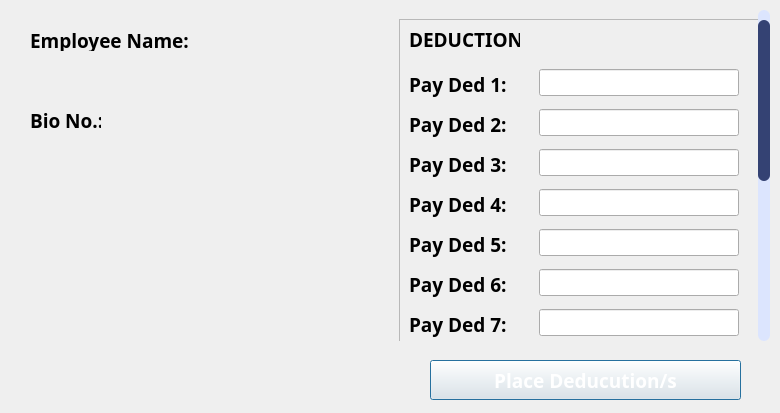
<?xml version="1.0" encoding="UTF-8"?>
<ui version="4.0">
 <class>Dialog</class>
 <widget class="QDialog" name="Dialog">
  <property name="geometry">
   <rect>
    <x>0</x>
    <y>0</y>
    <width>780</width>
    <height>413</height>
   </rect>
  </property>
  <property name="windowTitle">
   <string>Deduction</string>
  </property>
  <property name="styleSheet">
   <string notr="true">/* VERTICAL SCROLLBAR */
QScrollBar:vertical {
    border: none;
    background-color: rgba(220, 229, 254, 1); /* Updated background color */
    width: 12px;
    margin: 0;
    height: auto;
    border-radius: 6px;
}

/* HANDLE BAR VERTICAL */
QScrollBar::handle:vertical {
    background-color: rgba(52, 66, 115, 1); /* Handle color */
    min-height: 48px;
    border-radius: 6px;
    margin-top: 10px;
}

/* REMOVE THE UP ARROW BUTTON */
QScrollBar::sub-line:vertical {
    border: none;
    background: none;
    height: 0px;
    width: 0px;
}

/* REMOVE THE DOWN ARROW BUTTON */
QScrollBar::add-line:vertical {
    border: none;
    background: none;
    height: 0px;
    width: 0px;
}

/* REMOVE THE SPACE LEFT BY THE UP AND DOWN ARROW BUTTONS */
QScrollBar::sub-page:vertical, QScrollBar::add-page:vertical {
    background: none;
}

#frmInfo, #groupIdNum, #groupIdNum_2, #groupHRNote, #groupEduInfo, #scrollWorkExpArea, #groupCompany, #groupCompany_2, #groupCompany_3, #groupEduInfo_2 {
background-color: #DCE5FE
}

#btnAdd:hover, #btnEdit:hover, #btnSave:hover, #btnRevert:hover, #btnAddDependent:hover {
	background-color:&quot;#485994&quot;;
}
</string>
  </property>
  <widget class="QWidget" name="widget" native="true">
   <property name="geometry">
    <rect>
     <x>10</x>
     <y>10</y>
     <width>378</width>
     <height>395</height>
    </rect>
   </property>
   <property name="font">
    <font>
     <family>poppins</family>
     <weight>75</weight>
     <bold>true</bold>
    </font>
   </property>
   <property name="styleSheet">
    <string notr="true"/>
   </property>
   <widget class="QLabel" name="lblName">
    <property name="geometry">
     <rect>
      <x>20</x>
      <y>20</y>
      <width>171</width>
      <height>21</height>
     </rect>
    </property>
    <property name="font">
     <font>
      <family>poppins</family>
      <pointsize>14</pointsize>
      <weight>75</weight>
      <bold>true</bold>
     </font>
    </property>
    <property name="text">
     <string>Employee Name:</string>
    </property>
   </widget>
   <widget class="QLabel" name="lblBio">
    <property name="geometry">
     <rect>
      <x>20</x>
      <y>100</y>
      <width>71</width>
      <height>21</height>
     </rect>
    </property>
    <property name="font">
     <font>
      <family>poppins</family>
      <pointsize>14</pointsize>
      <weight>75</weight>
      <bold>true</bold>
     </font>
    </property>
    <property name="text">
     <string>Bio No.:</string>
    </property>
   </widget>
   <widget class="QLabel" name="bioNumTxt">
    <property name="geometry">
     <rect>
      <x>110</x>
      <y>100</y>
      <width>211</width>
      <height>21</height>
     </rect>
    </property>
    <property name="font">
     <font>
      <family>poppins</family>
      <pointsize>12</pointsize>
      <weight>75</weight>
      <bold>true</bold>
     </font>
    </property>
    <property name="text">
     <string/>
    </property>
   </widget>
   <widget class="QLabel" name="timeInTxt">
    <property name="geometry">
     <rect>
      <x>110</x>
      <y>140</y>
      <width>71</width>
      <height>21</height>
     </rect>
    </property>
    <property name="font">
     <font>
      <family>poppins</family>
      <pointsize>12</pointsize>
      <weight>75</weight>
      <bold>true</bold>
     </font>
    </property>
    <property name="text">
     <string/>
    </property>
   </widget>
   <widget class="QLabel" name="timeOutTxt">
    <property name="geometry">
     <rect>
      <x>300</x>
      <y>140</y>
      <width>71</width>
      <height>21</height>
     </rect>
    </property>
    <property name="font">
     <font>
      <family>poppins</family>
      <pointsize>12</pointsize>
      <weight>75</weight>
      <bold>true</bold>
     </font>
    </property>
    <property name="text">
     <string/>
    </property>
   </widget>
   <widget class="QLabel" name="empNameTxt">
    <property name="geometry">
     <rect>
      <x>70</x>
      <y>50</y>
      <width>291</width>
      <height>31</height>
     </rect>
    </property>
    <property name="font">
     <font>
      <family>poppins</family>
      <pointsize>12</pointsize>
      <weight>75</weight>
      <bold>true</bold>
     </font>
    </property>
    <property name="text">
     <string/>
    </property>
   </widget>
  </widget>
  <widget class="QScrollArea" name="scrollArea">
   <property name="geometry">
    <rect>
     <x>390</x>
     <y>10</y>
     <width>380</width>
     <height>331</height>
    </rect>
   </property>
   <property name="font">
    <font>
     <family>Poppins</family>
     <pointsize>10</pointsize>
    </font>
   </property>
   <property name="styleSheet">
    <string notr="true"> QScrollBar:vertical {
	border: none;
    background: rgba(217, 217, 217, 1);
 }</string>
   </property>
   <property name="frameShape">
    <enum>QFrame::NoFrame</enum>
   </property>
   <property name="verticalScrollBarPolicy">
    <enum>Qt::ScrollBarAlwaysOn</enum>
   </property>
   <property name="horizontalScrollBarPolicy">
    <enum>Qt::ScrollBarAlwaysOff</enum>
   </property>
   <property name="widgetResizable">
    <bool>true</bool>
   </property>
   <widget class="QWidget" name="scrollAreaWidgetContents">
    <property name="geometry">
     <rect>
      <x>0</x>
      <y>0</y>
      <width>396</width>
      <height>640</height>
     </rect>
    </property>
    <property name="minimumSize">
     <size>
      <width>0</width>
      <height>640</height>
     </size>
    </property>
    <layout class="QVBoxLayout" name="verticalLayout_2">
     <item>
      <widget class="QFrame" name="deductionArea">
       <property name="minimumSize">
        <size>
         <width>378</width>
         <height>500</height>
        </size>
       </property>
       <property name="styleSheet">
        <string notr="true">/* VERTICAL SCROLLBAR */
QScrollBar:vertical {
    border: none;
    background: rgba(220, 229, 254, 1);
    width: 12px;
    margin: 0;
    height: auto;
    border-radius: 6px;
}

/* HANDLE BAR VERTICAL */
QScrollBar::handle:vertical {
	background-color: rgba(52, 66, 115, 1);
    background: rgba(220, 229, 254, 1);
    min-height: 48px;
    border-radius: 6px;
	margin-top: 10x;
}

/* REMOVE THE UP ARROW BUTTON */
QScrollBar::sub-line:vertical {
    border: none;
    background: rgba(220, 229, 254, 1);
    height: 0px;
    width: 0px;
}

/* REMOVE THE DOWN ARROW BUTTON */
QScrollBar::add-line:vertical {
    border: none;
    background: none;
    height: 0px;
    width: 0px;
}

/* REMOVE THE SPACE LEFT BY THE UP AND DOWN ARROW BUTTONS */
QScrollBar::sub-page:vertical, QScrollBar::add-page:vertical {
    background: none;
}
</string>
       </property>
       <property name="frameShape">
        <enum>QFrame::StyledPanel</enum>
       </property>
       <property name="frameShadow">
        <enum>QFrame::Raised</enum>
       </property>
       <widget class="QLabel" name="lblName_2">
        <property name="geometry">
         <rect>
          <x>10</x>
          <y>10</y>
          <width>111</width>
          <height>21</height>
         </rect>
        </property>
        <property name="font">
         <font>
          <family>poppins</family>
          <pointsize>14</pointsize>
          <weight>75</weight>
          <bold>true</bold>
         </font>
        </property>
        <property name="text">
         <string>DEDUCTION</string>
        </property>
       </widget>
       <widget class="QLabel" name="payDed1">
        <property name="geometry">
         <rect>
          <x>10</x>
          <y>50</y>
          <width>120</width>
          <height>30</height>
         </rect>
        </property>
        <property name="font">
         <font>
          <family>poppins</family>
          <pointsize>14</pointsize>
          <weight>75</weight>
          <bold>true</bold>
         </font>
        </property>
        <property name="text">
         <string>Pay Ded 1:</string>
        </property>
       </widget>
       <widget class="QLineEdit" name="txtDed1">
        <property name="geometry">
         <rect>
          <x>140</x>
          <y>50</y>
          <width>200</width>
          <height>27</height>
         </rect>
        </property>
       </widget>
       <widget class="QLineEdit" name="txtDed2">
        <property name="geometry">
         <rect>
          <x>140</x>
          <y>90</y>
          <width>200</width>
          <height>27</height>
         </rect>
        </property>
       </widget>
       <widget class="QLabel" name="payDed2">
        <property name="geometry">
         <rect>
          <x>10</x>
          <y>90</y>
          <width>120</width>
          <height>30</height>
         </rect>
        </property>
        <property name="font">
         <font>
          <family>poppins</family>
          <pointsize>14</pointsize>
          <weight>75</weight>
          <bold>true</bold>
         </font>
        </property>
        <property name="text">
         <string>Pay Ded 2:</string>
        </property>
       </widget>
       <widget class="QLineEdit" name="txtDed3">
        <property name="geometry">
         <rect>
          <x>140</x>
          <y>130</y>
          <width>200</width>
          <height>27</height>
         </rect>
        </property>
       </widget>
       <widget class="QLabel" name="payDed3">
        <property name="geometry">
         <rect>
          <x>10</x>
          <y>130</y>
          <width>120</width>
          <height>30</height>
         </rect>
        </property>
        <property name="font">
         <font>
          <family>poppins</family>
          <pointsize>14</pointsize>
          <weight>75</weight>
          <bold>true</bold>
         </font>
        </property>
        <property name="text">
         <string>Pay Ded 3:</string>
        </property>
       </widget>
       <widget class="QLabel" name="payDed4">
        <property name="geometry">
         <rect>
          <x>10</x>
          <y>170</y>
          <width>120</width>
          <height>30</height>
         </rect>
        </property>
        <property name="font">
         <font>
          <family>poppins</family>
          <pointsize>14</pointsize>
          <weight>75</weight>
          <bold>true</bold>
         </font>
        </property>
        <property name="text">
         <string>Pay Ded 4:</string>
        </property>
       </widget>
       <widget class="QLineEdit" name="txtDed4">
        <property name="geometry">
         <rect>
          <x>140</x>
          <y>170</y>
          <width>200</width>
          <height>27</height>
         </rect>
        </property>
       </widget>
       <widget class="QLineEdit" name="txtDed8">
        <property name="geometry">
         <rect>
          <x>140</x>
          <y>330</y>
          <width>200</width>
          <height>27</height>
         </rect>
        </property>
       </widget>
       <widget class="QLineEdit" name="txtDed5">
        <property name="geometry">
         <rect>
          <x>140</x>
          <y>210</y>
          <width>200</width>
          <height>27</height>
         </rect>
        </property>
       </widget>
       <widget class="QLineEdit" name="txtDed7">
        <property name="geometry">
         <rect>
          <x>140</x>
          <y>290</y>
          <width>200</width>
          <height>27</height>
         </rect>
        </property>
       </widget>
       <widget class="QLabel" name="payDed5">
        <property name="geometry">
         <rect>
          <x>10</x>
          <y>210</y>
          <width>120</width>
          <height>30</height>
         </rect>
        </property>
        <property name="font">
         <font>
          <family>poppins</family>
          <pointsize>14</pointsize>
          <weight>75</weight>
          <bold>true</bold>
         </font>
        </property>
        <property name="text">
         <string>Pay Ded 5:</string>
        </property>
       </widget>
       <widget class="QLabel" name="payDed8">
        <property name="geometry">
         <rect>
          <x>10</x>
          <y>330</y>
          <width>120</width>
          <height>30</height>
         </rect>
        </property>
        <property name="font">
         <font>
          <family>poppins</family>
          <pointsize>14</pointsize>
          <weight>75</weight>
          <bold>true</bold>
         </font>
        </property>
        <property name="text">
         <string>Pay Ded 8:</string>
        </property>
       </widget>
       <widget class="QLabel" name="payDed7">
        <property name="geometry">
         <rect>
          <x>10</x>
          <y>290</y>
          <width>120</width>
          <height>30</height>
         </rect>
        </property>
        <property name="font">
         <font>
          <family>poppins</family>
          <pointsize>14</pointsize>
          <weight>75</weight>
          <bold>true</bold>
         </font>
        </property>
        <property name="text">
         <string>Pay Ded 7:</string>
        </property>
       </widget>
       <widget class="QLabel" name="payDed6">
        <property name="geometry">
         <rect>
          <x>10</x>
          <y>250</y>
          <width>120</width>
          <height>30</height>
         </rect>
        </property>
        <property name="font">
         <font>
          <family>poppins</family>
          <pointsize>14</pointsize>
          <weight>75</weight>
          <bold>true</bold>
         </font>
        </property>
        <property name="text">
         <string>Pay Ded 6:</string>
        </property>
       </widget>
       <widget class="QLineEdit" name="txtDed6">
        <property name="geometry">
         <rect>
          <x>140</x>
          <y>250</y>
          <width>200</width>
          <height>27</height>
         </rect>
        </property>
       </widget>
       <widget class="QLabel" name="payDed9">
        <property name="geometry">
         <rect>
          <x>10</x>
          <y>370</y>
          <width>120</width>
          <height>30</height>
         </rect>
        </property>
        <property name="font">
         <font>
          <family>poppins</family>
          <pointsize>14</pointsize>
          <weight>75</weight>
          <bold>true</bold>
         </font>
        </property>
        <property name="text">
         <string>Pay Ded 9:</string>
        </property>
       </widget>
       <widget class="QLineEdit" name="txtDed10">
        <property name="geometry">
         <rect>
          <x>140</x>
          <y>410</y>
          <width>200</width>
          <height>27</height>
         </rect>
        </property>
       </widget>
       <widget class="QLineEdit" name="txtDed12">
        <property name="geometry">
         <rect>
          <x>140</x>
          <y>490</y>
          <width>200</width>
          <height>27</height>
         </rect>
        </property>
       </widget>
       <widget class="QLineEdit" name="txtDed9">
        <property name="geometry">
         <rect>
          <x>140</x>
          <y>370</y>
          <width>200</width>
          <height>27</height>
         </rect>
        </property>
       </widget>
       <widget class="QLabel" name="payDed10">
        <property name="geometry">
         <rect>
          <x>10</x>
          <y>410</y>
          <width>120</width>
          <height>30</height>
         </rect>
        </property>
        <property name="font">
         <font>
          <family>poppins</family>
          <pointsize>14</pointsize>
          <weight>75</weight>
          <bold>true</bold>
         </font>
        </property>
        <property name="text">
         <string>Pay Ded 10:</string>
        </property>
       </widget>
       <widget class="QLineEdit" name="txtDed11">
        <property name="geometry">
         <rect>
          <x>140</x>
          <y>450</y>
          <width>200</width>
          <height>27</height>
         </rect>
        </property>
       </widget>
       <widget class="QLabel" name="payDed11">
        <property name="geometry">
         <rect>
          <x>10</x>
          <y>450</y>
          <width>120</width>
          <height>30</height>
         </rect>
        </property>
        <property name="font">
         <font>
          <family>poppins</family>
          <pointsize>14</pointsize>
          <weight>75</weight>
          <bold>true</bold>
         </font>
        </property>
        <property name="text">
         <string>Pay Ded 11:</string>
        </property>
       </widget>
       <widget class="QLabel" name="payDed12">
        <property name="geometry">
         <rect>
          <x>10</x>
          <y>490</y>
          <width>120</width>
          <height>30</height>
         </rect>
        </property>
        <property name="font">
         <font>
          <family>poppins</family>
          <pointsize>14</pointsize>
          <weight>75</weight>
          <bold>true</bold>
         </font>
        </property>
        <property name="text">
         <string>Pay Ded 12:</string>
        </property>
       </widget>
       <widget class="QLineEdit" name="txtDed13">
        <property name="geometry">
         <rect>
          <x>140</x>
          <y>530</y>
          <width>200</width>
          <height>27</height>
         </rect>
        </property>
        <property name="text">
         <string/>
        </property>
       </widget>
       <widget class="QLabel" name="payDed13">
        <property name="geometry">
         <rect>
          <x>10</x>
          <y>530</y>
          <width>120</width>
          <height>30</height>
         </rect>
        </property>
        <property name="font">
         <font>
          <family>poppins</family>
          <pointsize>14</pointsize>
          <weight>75</weight>
          <bold>true</bold>
         </font>
        </property>
        <property name="text">
         <string>Pay Ded 13:</string>
        </property>
       </widget>
       <widget class="QLineEdit" name="txtDed14">
        <property name="geometry">
         <rect>
          <x>140</x>
          <y>570</y>
          <width>200</width>
          <height>27</height>
         </rect>
        </property>
        <property name="text">
         <string/>
        </property>
       </widget>
       <widget class="QLabel" name="payDed14">
        <property name="geometry">
         <rect>
          <x>10</x>
          <y>570</y>
          <width>120</width>
          <height>30</height>
         </rect>
        </property>
        <property name="font">
         <font>
          <family>poppins</family>
          <pointsize>14</pointsize>
          <weight>75</weight>
          <bold>true</bold>
         </font>
        </property>
        <property name="text">
         <string>Pay Ded 14:</string>
        </property>
       </widget>
      </widget>
     </item>
    </layout>
   </widget>
  </widget>
  <widget class="QPushButton" name="placeBTN">
   <property name="geometry">
    <rect>
     <x>430</x>
     <y>360</y>
     <width>311</width>
     <height>40</height>
    </rect>
   </property>
   <property name="font">
    <font>
     <family>poppins</family>
     <pointsize>14</pointsize>
     <weight>75</weight>
     <bold>true</bold>
    </font>
   </property>
   <property name="layoutDirection">
    <enum>Qt::LeftToRight</enum>
   </property>
   <property name="styleSheet">
    <string notr="true">	background-color: &quot;#344273&quot;;
	color: white;</string>
   </property>
   <property name="text">
    <string>Place Deducution/s</string>
   </property>
   <property name="icon">
    <iconset>
     <normaloff>../../MainFrame/Resources/Icons/update.svg</normaloff>../../MainFrame/Resources/Icons/update.svg</iconset>
   </property>
   <property name="iconSize">
    <size>
     <width>24</width>
     <height>24</height>
    </size>
   </property>
  </widget>
 </widget>
 <resources/>
 <connections/>
</ui>
